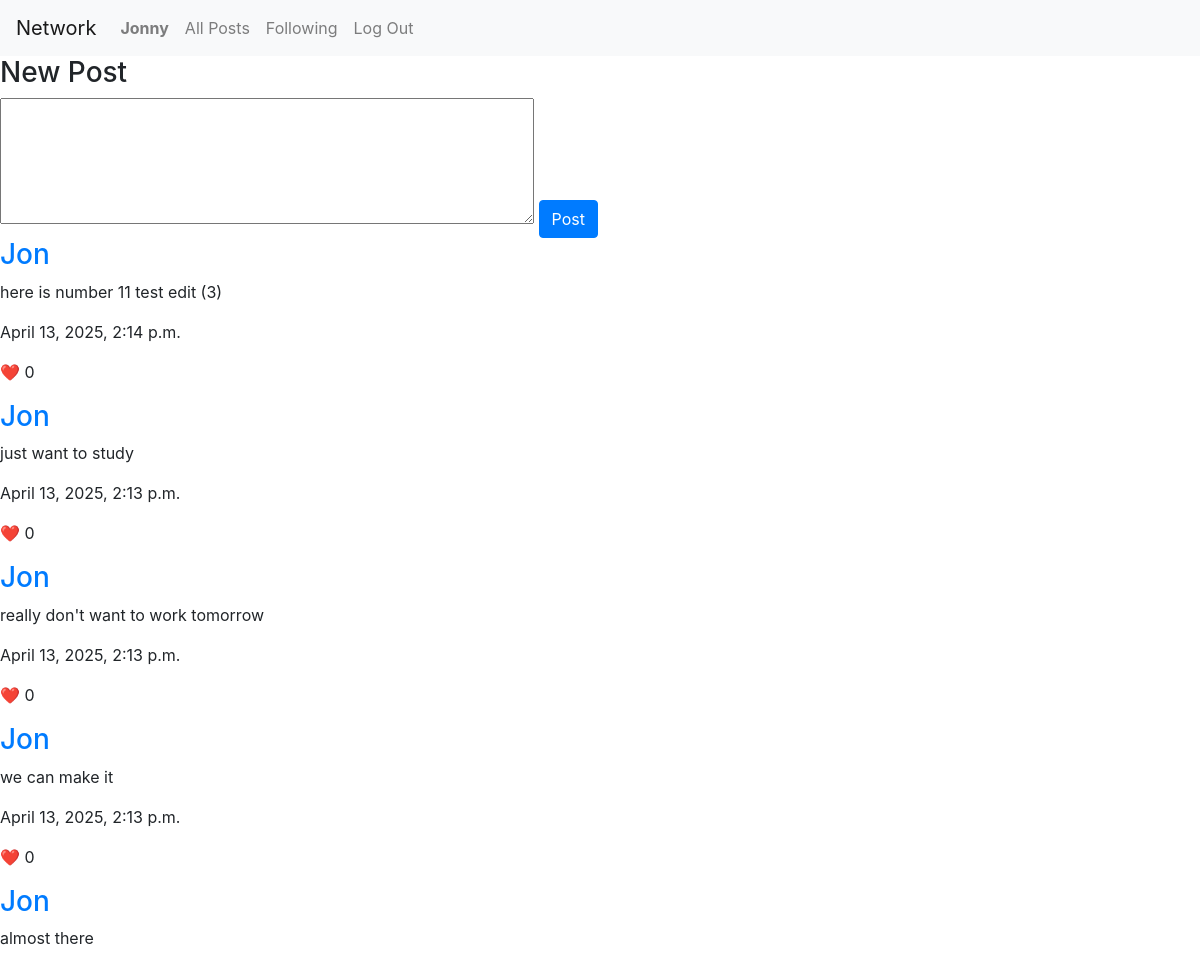
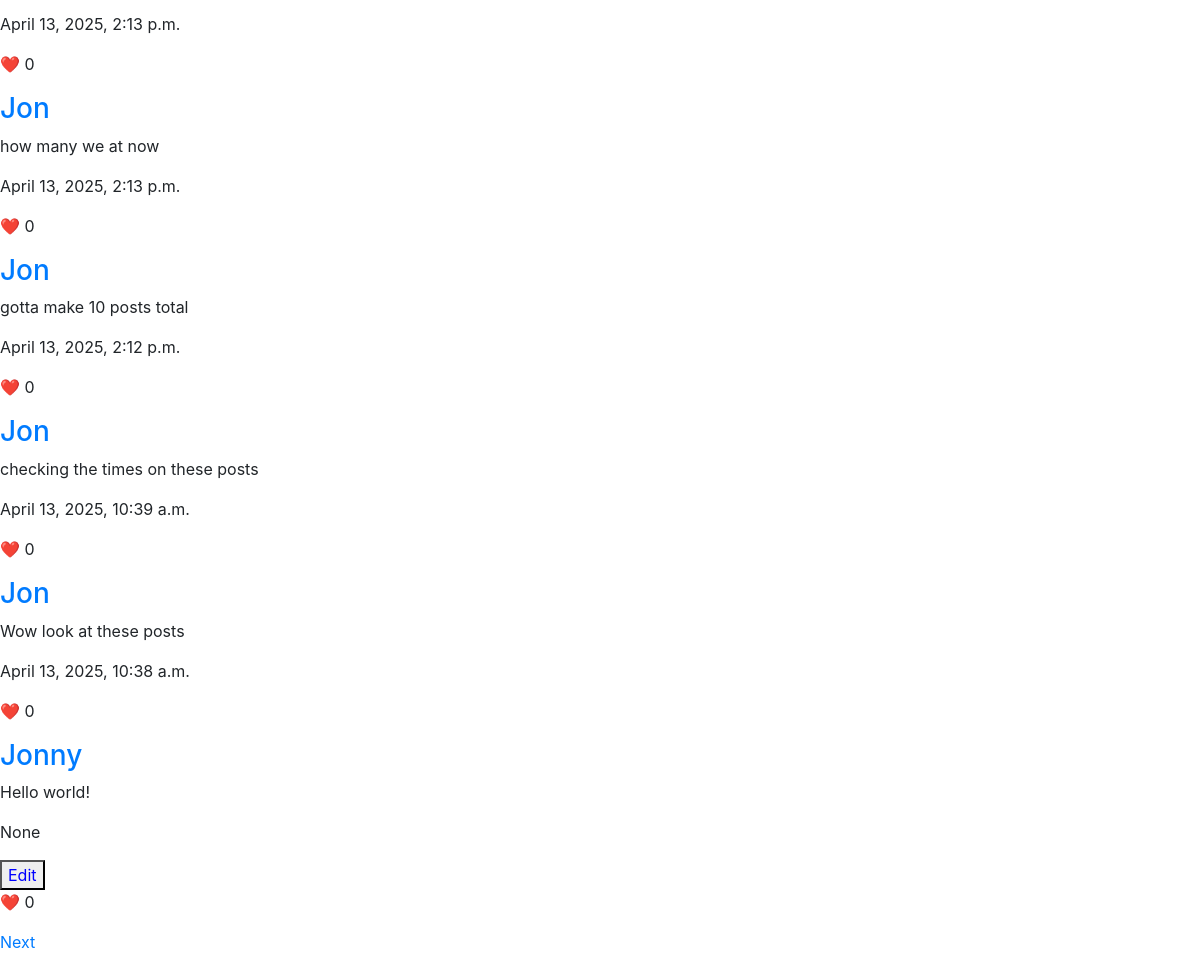
Screenshot of / (signed in) with the database file from the repository (2 pictures, top to bottom).
### network/models.py (models this page shows, shortened)
class User(AbstractUser):
    following = models.ManyToManyField("self", symmetrical=False, blank=True, related_name="followers")
    saved_posts = models.ManyToManyField("Post", blank=True, related_name="saved_by")

class Post(models.Model):
    user = models.ForeignKey("User", on_delete=models.CASCADE, related_name="user_posts")
    content = models.TextField(max_length=512, blank=False, null=False)
    likes = models.ManyToManyField("User", blank=True, related_name="liked_posts")
    timestamp = models.DateTimeField(auto_now_add=True)
    @property
    def like_count(self):
        return self.likes.count()

### network/views.py (the view)
# urls.py: path("", views.index, name="index"),
def index(request):
    return post_paginator(
        request,
        query=Post.objects.select_related("user").order_by("-timestamp"),
        template="network/index.html",
        title="All Posts",
    )

### network/views.py (called while the page is built)
def post_paginator(request, query, template, title, user_obj=None):
    paginator = Paginator(query, 10)
    page_number = request.GET.get("page")
    page_obj = paginator.get_page(page_number)
    return render(request, template, {
        "page_obj": page_obj,
        "title": title,
        "user_obj": user_obj
    })

### network/templates/network/index.html (shortened to what this page needs)
{% extends "network/layout.html" %}
{% load static %}
{% block body %}
    <div class="post-div">
        <form id="post-form">
            <h3>New Post</h3>
            <textarea id="content" rows="5" cols="50" {% if  not request.user.is_authenticated %}placeholder="Login to post!" disabled{% endif %} required></textarea>
            <button id="post-btn" class="btn btn-primary" {% if not request.user.is_authenticated %}disabled{% endif %}>Post</button>
        </form>
    </div>
    {% include "network/partials/load_posts.html" with page_obj=page_obj %}
{% endblock %}

### network/templates/network/layout.html (shortened to what this page needs)
{% load static %}
<!DOCTYPE html>
<html lang="en">
    <head>
        <link rel="stylesheet" href="https://stackpath.bootstrapcdn.com/bootstrap/4.4.1/css/bootstrap.min.css">
        <link href="{% static 'network/styles.css' %}" rel="stylesheet">
    </head>
    <body>
        <nav class="navbar navbar-expand-lg navbar-light bg-light">
            <a class="navbar-brand" href="#">Network</a>
            <div>
              <ul class="navbar-nav mr-auto">
                {% if user.is_authenticated %}
                    <li class="nav-item">
                        <a class="nav-link" href="#"><strong>{{ user.username }}</strong></a>
                    </li>
                {% endif %}
                <li class="nav-item">
                  <a class="nav-link" href="{% url 'index' %}">All Posts</a>
                </li>
                {% if user.is_authenticated %}
                    <li class="nav-item">
                        <a class="nav-link" href="{% url 'following_posts' %}">Following</a>
                    </li>
                    <li class="nav-item">
                        <a class="nav-link" href="{% url 'logout' %}">Log Out</a>
                    </li>
                {% endif %}
              </ul>
            </div>
          </nav>
        <div class="body">
            {% block body %}
            {% endblock %}
        </div>
    </body>
</html>

### network/templates/network/partials/load_posts.html (shortened to what this page needs)
<div class="posts-div">
    {% for post in page_obj %}
        <div class="post-div">
            <h3><a href="{% url 'profile' username=post.user.username %}">{{ post.user.username }}</a></h3>
            <div class="post-text-div">
                <p class="post-text">{{ post.content }}</p>
            </div>
            <p class="small-text">{{ post.timestamp }}</p>
            {% if post.user == user %}
                <button class="edit-btn" data-id="{{ post.id }}">Edit</button>
            {% endif %}
            <p>
                {% if user.is_authenticated %}
                    <span class="like-btn" data-id="{{ post.id }}"
                    data-liked="{% if user in post.likes.all %}true{% else %}false{% endif %}">❤️</span>
                {% else %}
                    🩶
                {% endif %}
                {{ post.like_count }}
            </p>
        </div>
    {% endfor %}
</div>
<div class="paginator">
    {% if page_obj.has_next %}
        <a href="?page={{ page_obj.next_page_number }}">Next</a>
    {% endif %}
</div>

### network/static/network/styles.css (style rules this page uses)
.edit-btn { color: blue; display: inline-block; }

### rows the page displays
User: username "Jonny"
Post: user.username "Jon", content "here is number 11 test edit (3)", timestamp "April 13, 2025, 2:14 p.m.", like_count "0"
Post: user.username "Jon", content "just want to study", timestamp "April 13, 2025, 2:13 p.m.", like_count "0"
Post: user.username "Jon", content "really don't want to work tomorrow", timestamp "April 13, 2025, 2:13 p.m.", like_count "0"
Post: user.username "Jon", content "we can make it", timestamp "April 13, 2025, 2:13 p.m.", like_count "0"
Post: user.username "Jon", content "almost there", timestamp "April 13, 2025, 2:13 p.m.", like_count "0"
Post: user.username "Jon", content "how many we at now", timestamp "April 13, 2025, 2:13 p.m.", like_count "0"
Post: user.username "Jon", content "gotta make 10 posts total", timestamp "April 13, 2025, 2:12 p.m.", like_count "0"
Post: user.username "Jon", content "checking the times on these posts", timestamp "April 13, 2025, 10:39 a.m.", like_count "0"
Post: user.username "Jon", content "Wow look at these posts", timestamp "April 13, 2025, 10:38 a.m.", like_count "0"
Post: user.username "Jonny", content "Hello world!", timestamp "None", like_count "0"
